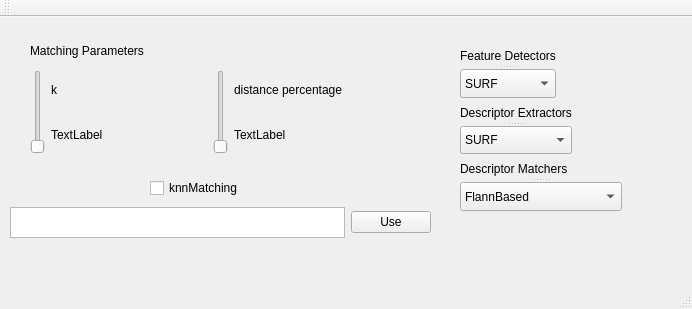
<?xml version="1.0" encoding="UTF-8"?>
<ui version="4.0">
 <class>VariableWindow</class>
 <widget class="QMainWindow" name="VariableWindow">
  <property name="geometry">
   <rect>
    <x>0</x>
    <y>0</y>
    <width>692</width>
    <height>309</height>
   </rect>
  </property>
  <property name="windowTitle">
   <string>MainWindow</string>
  </property>
  <widget class="QWidget" name="centralwidget">
   <widget class="QWidget" name="layoutWidget">
    <property name="geometry">
     <rect>
      <x>30</x>
      <y>20</y>
      <width>359</width>
      <height>117</height>
     </rect>
    </property>
    <layout class="QGridLayout" name="gridLayout_7">
     <item row="1" column="0">
      <layout class="QGridLayout" name="gridLayout_5">
       <item row="0" column="1">
        <widget class="QLabel" name="k_label">
         <property name="text">
          <string>k</string>
         </property>
        </widget>
       </item>
       <item row="1" column="1">
        <widget class="QLabel" name="k_label_var">
         <property name="text">
          <string>TextLabel</string>
         </property>
        </widget>
       </item>
       <item row="0" column="0" rowspan="2">
        <widget class="QSlider" name="k_slider">
         <property name="orientation">
          <enum>Qt::Vertical</enum>
         </property>
        </widget>
       </item>
      </layout>
     </item>
     <item row="1" column="1">
      <layout class="QGridLayout" name="gridLayout_6">
       <item row="1" column="1">
        <widget class="QLabel" name="dist_label_var">
         <property name="text">
          <string>TextLabel</string>
         </property>
        </widget>
       </item>
       <item row="0" column="0" rowspan="2">
        <widget class="QSlider" name="dist_slider">
         <property name="orientation">
          <enum>Qt::Vertical</enum>
         </property>
        </widget>
       </item>
       <item row="0" column="1">
        <widget class="QLabel" name="dist_label">
         <property name="text">
          <string>distance percentage</string>
         </property>
        </widget>
       </item>
      </layout>
     </item>
     <item row="0" column="0" colspan="2">
      <widget class="QLabel" name="MatchingParameters">
       <property name="text">
        <string>Matching Parameters</string>
       </property>
      </widget>
     </item>
    </layout>
   </widget>
   <widget class="QCheckBox" name="knnMatching_check">
    <property name="geometry">
     <rect>
      <x>150</x>
      <y>160</y>
      <width>121</width>
      <height>22</height>
     </rect>
    </property>
    <property name="text">
     <string>knnMatching</string>
    </property>
   </widget>
   <widget class="QWidget" name="layoutWidget">
    <property name="geometry">
     <rect>
      <x>460</x>
      <y>30</y>
      <width>198</width>
      <height>164</height>
     </rect>
    </property>
    <layout class="QFormLayout" name="formLayout">
     <item row="0" column="0">
      <widget class="QSplitter" name="splitter_3">
       <property name="orientation">
        <enum>Qt::Vertical</enum>
       </property>
       <widget class="QLabel" name="FeatureDetector">
        <property name="text">
         <string>Feature Detectors</string>
        </property>
       </widget>
       <widget class="QComboBox" name="feature_choice">
        <item>
         <property name="text">
          <string>SURF</string>
         </property>
        </item>
        <item>
         <property name="text">
          <string>SIFT</string>
         </property>
        </item>
        <item>
         <property name="text">
          <string>BRISK</string>
         </property>
        </item>
        <item>
         <property name="text">
          <string>ORB</string>
         </property>
        </item>
        <item>
         <property name="text">
          <string>MSER</string>
         </property>
        </item>
        <item>
         <property name="text">
          <string>GFTT</string>
         </property>
        </item>
        <item>
         <property name="text">
          <string>HARRIS</string>
         </property>
        </item>
        <item>
         <property name="text">
          <string>FAST</string>
         </property>
        </item>
        <item>
         <property name="text">
          <string>STAR</string>
         </property>
        </item>
       </widget>
      </widget>
     </item>
     <item row="1" column="0">
      <widget class="QSplitter" name="splitter_2">
       <property name="orientation">
        <enum>Qt::Vertical</enum>
       </property>
       <widget class="QLabel" name="DescriptorExtractor">
        <property name="text">
         <string>Descriptor Extractors</string>
        </property>
       </widget>
       <widget class="QComboBox" name="extractor_choice">
        <item>
         <property name="text">
          <string>SURF</string>
         </property>
        </item>
        <item>
         <property name="text">
          <string>SIFT</string>
         </property>
        </item>
        <item>
         <property name="text">
          <string>ORB</string>
         </property>
        </item>
        <item>
         <property name="text">
          <string>BRIEF</string>
         </property>
        </item>
        <item>
         <property name="text">
          <string>BRISK</string>
         </property>
        </item>
        <item>
         <property name="text">
          <string>FREAK</string>
         </property>
        </item>
        <item>
         <property name="text">
          <string>OpponentSIFT</string>
         </property>
        </item>
       </widget>
      </widget>
     </item>
     <item row="2" column="0">
      <widget class="QSplitter" name="splitter">
       <property name="orientation">
        <enum>Qt::Vertical</enum>
       </property>
       <widget class="QLabel" name="DescritporMatcher">
        <property name="text">
         <string>Descriptor Matchers</string>
        </property>
       </widget>
       <widget class="QComboBox" name="matcher_choice">
        <item>
         <property name="text">
          <string>FlannBased</string>
         </property>
        </item>
        <item>
         <property name="text">
          <string>BruteForce</string>
         </property>
        </item>
        <item>
         <property name="text">
          <string>BruteForce-L1</string>
         </property>
        </item>
        <item>
         <property name="text">
          <string>BruteForce-Hamming</string>
         </property>
        </item>
        <item>
         <property name="text">
          <string>BruteForce-Hamming(2)</string>
         </property>
        </item>
       </widget>
      </widget>
     </item>
    </layout>
   </widget>
   <widget class="QWidget" name="">
    <property name="geometry">
     <rect>
      <x>10</x>
      <y>190</y>
      <width>421</width>
      <height>31</height>
     </rect>
    </property>
    <layout class="QGridLayout" name="gridLayout">
     <item row="0" column="0">
      <widget class="QTextEdit" name="path_text"/>
     </item>
     <item row="0" column="1">
      <widget class="QPushButton" name="use_button">
       <property name="text">
        <string>Use</string>
       </property>
      </widget>
     </item>
    </layout>
   </widget>
   <zorder>layoutWidget</zorder>
   <zorder>layoutWidget</zorder>
   <zorder>knnMatching_check</zorder>
   <zorder>path_text</zorder>
   <zorder>use_button</zorder>
  </widget>
  <widget class="QMenuBar" name="menubar">
   <property name="geometry">
    <rect>
     <x>0</x>
     <y>0</y>
     <width>692</width>
     <height>25</height>
    </rect>
   </property>
  </widget>
  <widget class="QStatusBar" name="statusbar"/>
  <widget class="QToolBar" name="toolBar">
   <property name="windowTitle">
    <string>toolBar</string>
   </property>
   <attribute name="toolBarArea">
    <enum>TopToolBarArea</enum>
   </attribute>
   <attribute name="toolBarBreak">
    <bool>false</bool>
   </attribute>
  </widget>
 </widget>
 <resources/>
 <connections/>
</ui>
